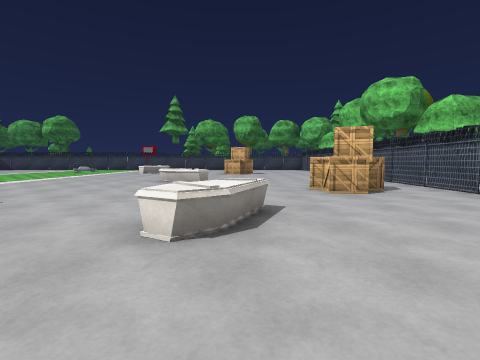
View 1 (above)

16 first-person views from a walk through a Unity game level. The camera is 1.2 m above the floor, tilts 4° down and sees 85° across. The floor is counted in squares, 2 m on a side. Each view is taken from the middle of a square. On the plan, view 1 faces up. The plan holds only what a view shows up to about 9 squares ahead; the rest is blank. The place goes on beyond the plan. The player is left out. Surface patterns are stand-ins for the level's own textures.

View 2
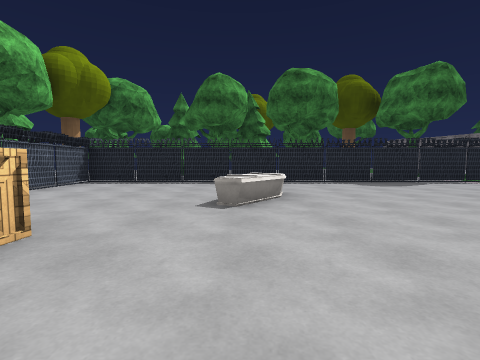

View 3
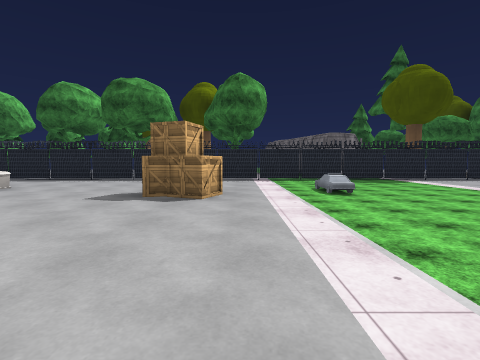

View 4
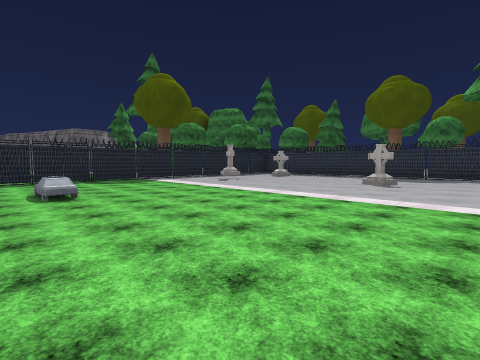

View 5
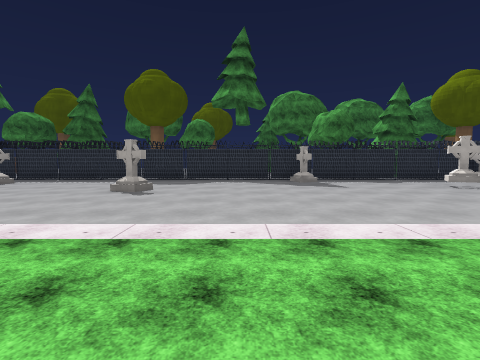

View 6
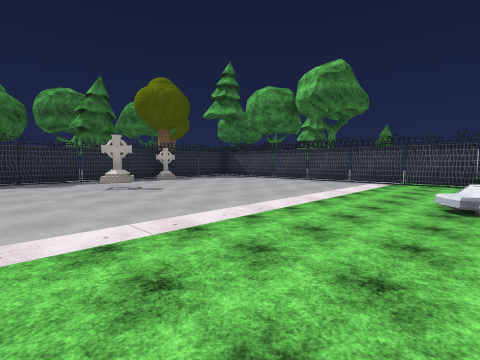

View 7
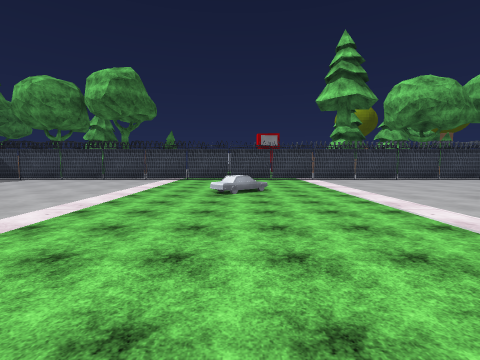

View 8
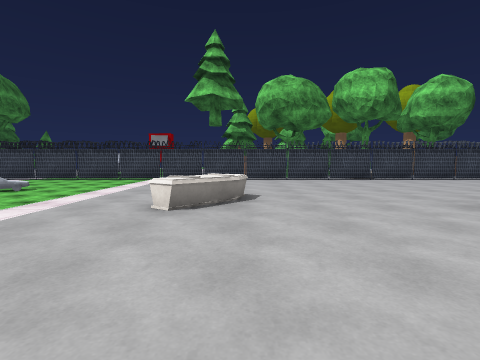

View 9
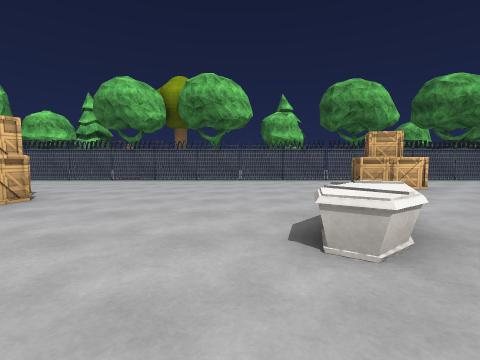

View 10
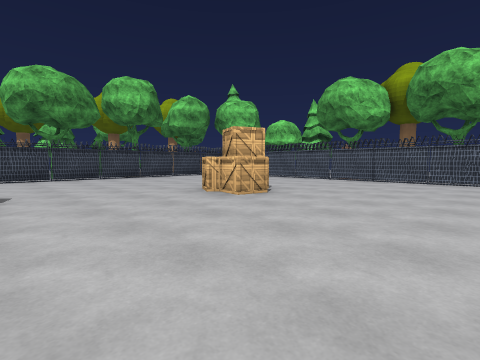

View 11
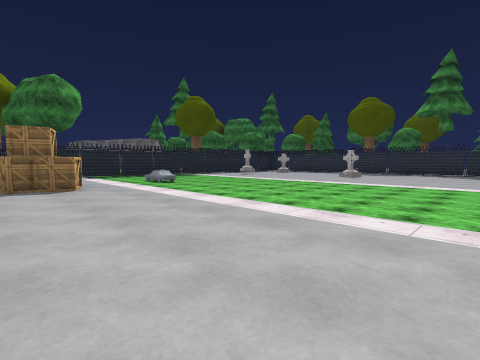

View 12
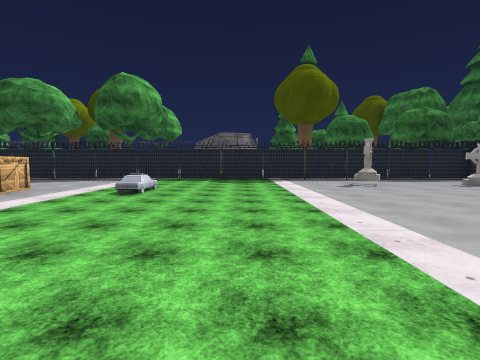

View 13
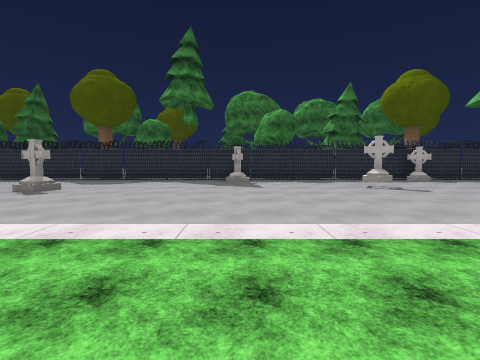

View 14
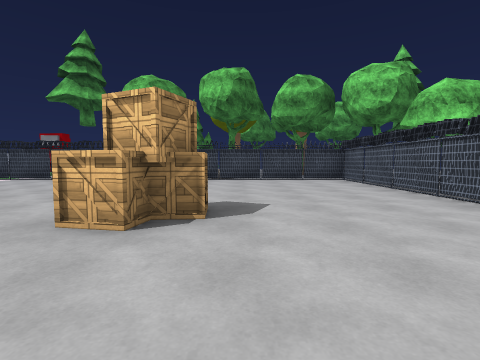

View 15
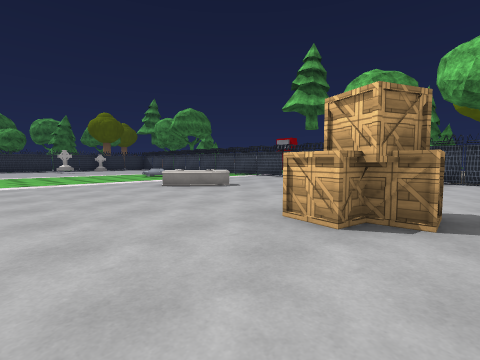

View 16
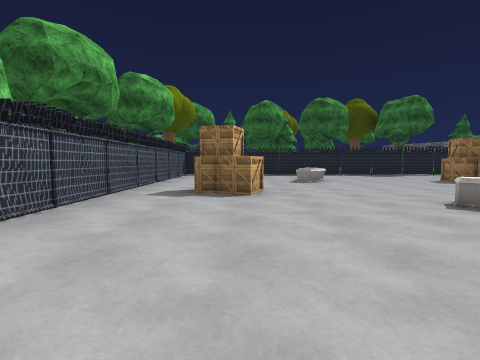

### Floor plan
Points are (right, up) in squares from view 1. A wall is a line through its corners. A room is listed if a view was taken in it or the views show most of it. See-through windows are left out.
Room 1 (views 1, 2, 3, 4, 5, 6, 7, 8, 9, 10, 11, 12, 13, 14, 15, 16)
walls: (-7.9, 18.5) (-8.9, 18.7); (-6.6, 18.6) (-7.6, 18.4); (-8.4, -0.7) (-6.6, -0.5); (-8.6, -0.7) (3.4, -0.7); (-4.7, 18.6) (-5.5, 18.4); (-17.4, 6.9) (-17.6, 6.2); (-12.7, 18.5) (-14.7, 18.7); (4.5, 5.9) (4.3, 7.6); (-14.5, -0.7) (-10.3, -0.7); (4.4, 13.6) (4.4, 15.5); (1.3, -0.7) (3, -0.5); (4.4, 1.5) (4.4, 12.5); (4.5, 16.5) (4.5, 18.6) (-16.9, 18.6); (-17.6, 17.9) (-17.6, -0.6) (-16.3, -0.6); (4.4, -0.7) (4.4, 0.5)
low walls: (-17.5, 5.6) (-17.6, 5); (-15.5, 18.6) (-16.1, 18.6); (-17.5, 1.5) (-17.6, 0.8)
ways out: opening at (4, 1); opening at (4, 16)
objects: other object (-17, 10); other object (-17, 16); tree (-16, -1); other object (-16, 1); other object (-15, 13); other object (-14, 6); other object (-13, 1); other object (-9, 15); other object (-8, 3); crate (-5, 3); coffin (-5, 14) to (-4, 14); coffin (-2, 7) to (-1, 8); coffin (0, 2) to (0, 3); crate (0, 13); crate (2, 5) to (3, 6)

Where each view was taken, in squares from view 1:
view 1: 0 up, 0 right, facing up
view 2: 7 up, 0 right, facing down
view 3: 8 up, 6 left, facing down
view 4: 8 up, 7 left, facing down-left
view 5: 8 up, 9 left, facing left
view 6: 11 up, 9 left, facing up-left
view 7: 10 up, 9 left, facing up
view 8: 10 up, 4 left, facing up
view 9: 9 up, 4 left, facing right
view 10: 9 up, 4 left, facing up-right
view 11: 10 up, 4 left, facing down-left
view 12: 8 up, 10 left, facing down
view 13: 10 up, 9 left, facing left
view 14: 10 up, 1 right, facing up
view 15: 10 up, 1 right, facing up-left
view 16: 11 up, 2 right, facing down
